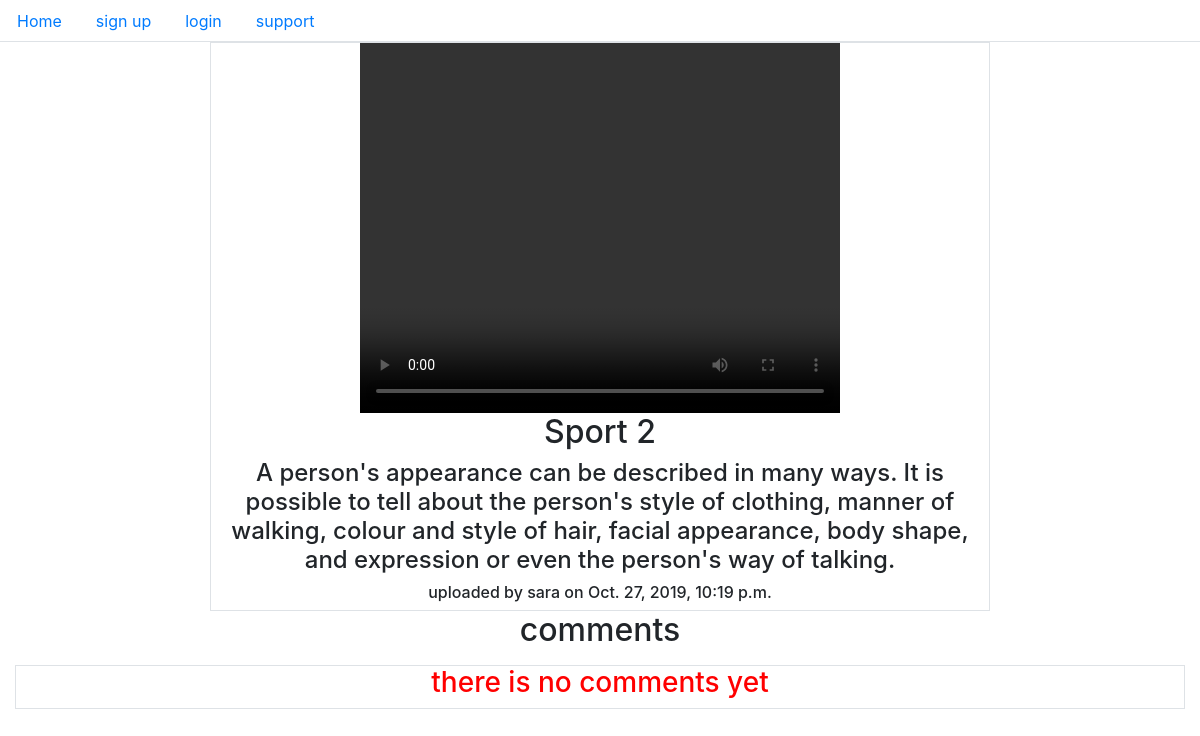
The page /video/3/ on the database its author committed.
### tube/models.py (models this page shows, shortened)
class Video(models.Model):
    title = models.CharField(max_length=100)
    description = models.TextField(max_length=600)
    file = models.FileField(upload_to='videos')
    datetime = models.DateTimeField(auto_now_add=True)
    user = models.ForeignKey(User,on_delete=models.CASCADE)
    thumb = models.ImageField(upload_to='thumb',null=True,blank=True)

### tube/views.py (the view, shortened to what this page needs)
# urls.py: path('video/<int:id>/',VideoView.as_view(),name='video_view'),
class VideoView(View):
    template_name = 'tube/video.html'
    def get(self,request,id):
        video_by_id= Video.objects.get(id=id)
        context = {'video':video_by_id}
        if request.user.is_authenticated:
         comment = CommentForm()
         context['form'] = comment
        all_comments = Comment.objects.filter(video=video_by_id).order_by('-datetime')
        context['comments'] = all_comments
        return render(request,self.template_name,context)

### tube/templates/tube/video.html (shortened to what this page needs)
{%extends 'tube/base.html'%}
{%load crispy_forms_tags%}
{%block content%}
<div class="col-md-8 border">
  <video width="480" height="370" controls>
  <source src="{{video.file.url}}" type="video/mp4">
</video>
    <h2>{{video.title}}</h2>
    <h4>{{video.description}}</h4>
    <h6> uploaded by {{video.user}} on {{video.datetime}}</h6>
</div>
<h2>comments</h2>
    <div class="border mt-3">
        {%for comment in comments%}
        <p>{{comment.content}}</p>
        <p>{{comment.user}} on {{comment.datetime}}</p>
       {%empty%}
        <h3 style="color:red">there is no comments yet</h3>
        {%endfor%}
    </div>
{%endblock%}

### tube/templates/tube/base.html (shortened to what this page needs)
{%load static%}
<html lang="en">
<head>
     <link rel="stylesheet" href="https://stackpath.bootstrapcdn.com/bootstrap/4.3.1/css/bootstrap.min.css">
</head>
<body>
<center>
 <ul class="nav nav-tabs">
     <li class="nav-item">
          <a class="nav-link {%if request.path == '/' %}active{%endif%}" href="/">Home </a>
     </li>
   {%if user.is_authenticated%}
     <li class="nav-item">
         <a class="nav-link {%if request.path == '/new_video/' %}active{%endif%}" href="/new_video">Add video</a>
     </li>
     <li  class="nav-item">
     <a class="nav-link {%if request.path == '/logout/' %}active{%endif%}" href="{%url 'logout' %}">logout</a>
     </li>
    {%else%}
     <li class="nav-item">
     <a class="nav-link {%if request.path == '/register/' %}active{%endif%}" href="/register">sign up</a>
     </li>
       <li class="nav-item">
     <a class="nav-link {%if request.path == '/login/' %}active{%endif%}" href="/login">login</a>
     </li>
    {%endif%}
      <li class="nav-item">
     <a class="nav-link {%if request.path == '#' %}active{%endif%}" href="#">support</a>
     </li>
 </ul>
<div class="container-fluid">
   {%block content%}
   {%endblock%}
</div>
</center>
</body>
</html>

### rows shown on the page
Video: title "Sport 2", description "A person's appearance can be described in many ways. It is possible to tell about the person's style of clothing, manner of walking, colour and style of hair, facial appearance, body shape, and expression or even the person's way of talking.", user "sara", datetime "Oct. 27, 2019, 10:19 p.m."
